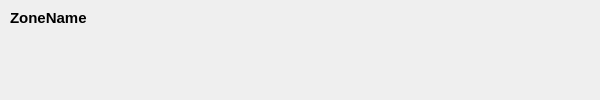
<?xml version="1.0" encoding="UTF-8"?>
<ui version="4.0">
 <class>DirectZone</class>
 <widget class="QWidget" name="DirectZone">
  <property name="geometry">
   <rect>
    <x>0</x>
    <y>0</y>
    <width>600</width>
    <height>100</height>
   </rect>
  </property>
  <property name="windowTitle">
   <string>Form</string>
  </property>
  <widget class="QLabel" name="ZoneName">
   <property name="geometry">
    <rect>
     <x>10</x>
     <y>10</y>
     <width>91</width>
     <height>16</height>
    </rect>
   </property>
   <property name="styleSheet">
    <string notr="true">QLabel {
	font-size: 15px;
	font-weight: 500;
}
</string>
   </property>
   <property name="text">
    <string>ZoneName</string>
   </property>
  </widget>
 </widget>
 <resources/>
 <connections/>
</ui>
